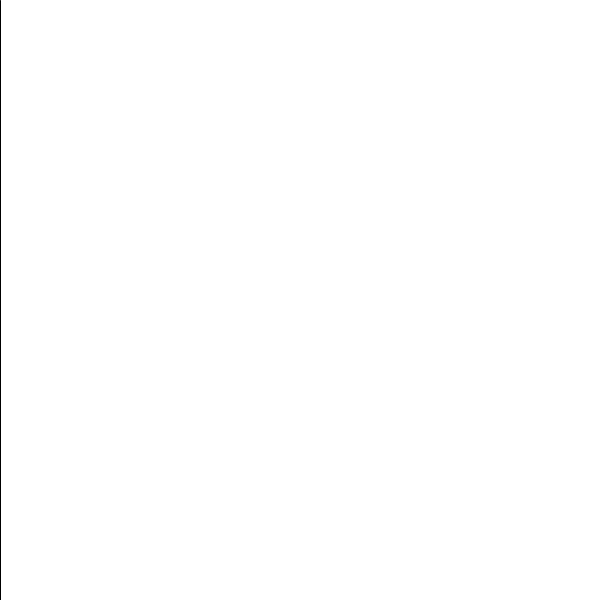
Frame 1 (no input)
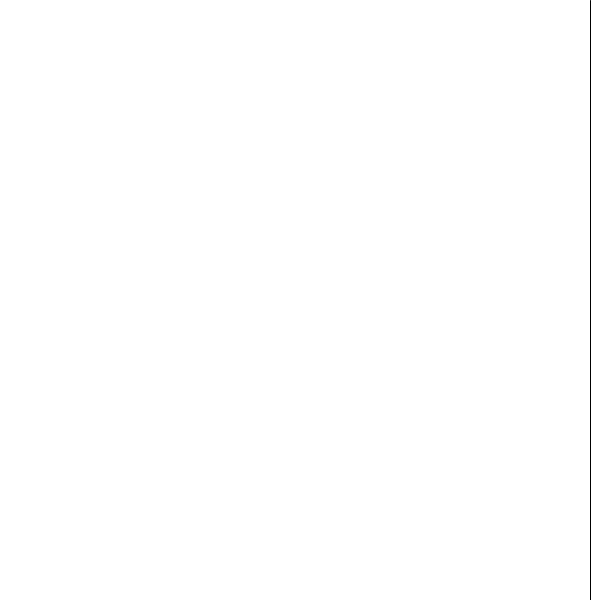
Frame 60 (the mouse pressed at the canvas centre just before this capture)
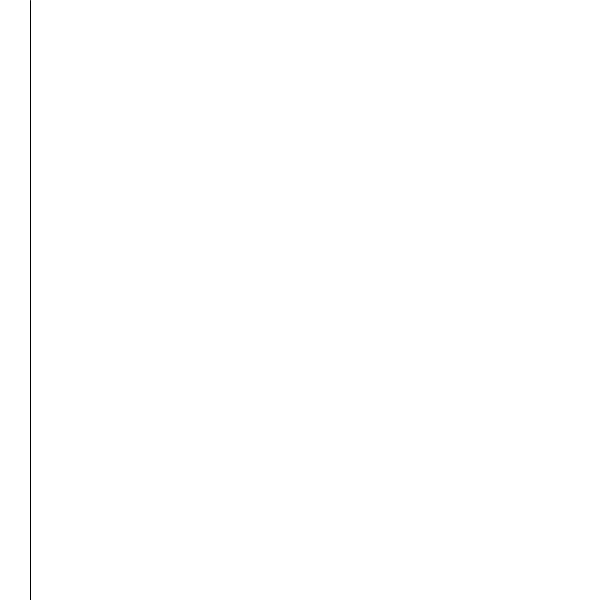
Frame 120 (the mouse held since frame 60 and released just before this capture)

The Processing sketch that drew these frames (run headless with seeded random() and noise(); from frame 60 on, the mouse is pressed at the canvas centre):

// Processing sketch: _04_bouncing_line
// ── _04_bouncing_line.pde
int x = 0;
int speed = 10;

void setup() {
  size(600, 600);
  background(255);
  smooth();
}

void draw() {
  background(255);
  line(x, 0, x, height);
  x += speed;
  if ((x > width) || (x < 0)) {
    speed = -speed;
  }
}
